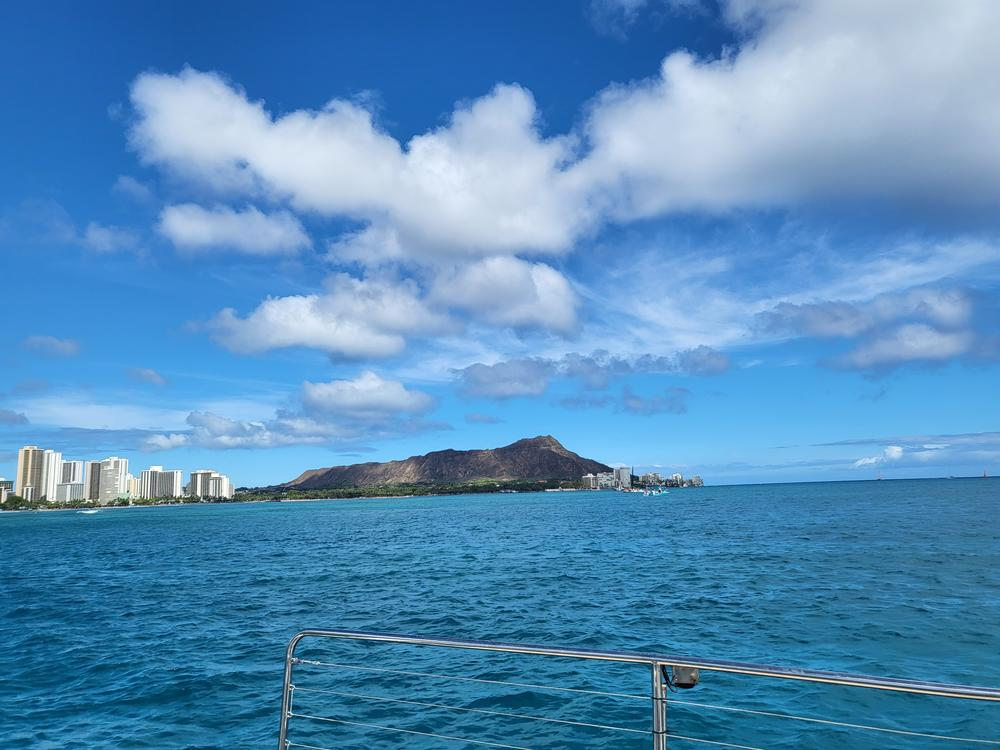
#> input picture a4/data/diamond_head1.jpg, 1000 x 750 px; its folder holds only this picture in this run
$ python q2.py
#> lines starting #> are read from the running program, lines starting #| are printed output that depends on the picture
### a4/common.py
import cv2
import numpy as np


def read_img(path):
    """Read image."""
    image = cv2.imread(path, cv2.COLOR_BGR2RGB)
    return image


def save_img(img, path):
    """Save image."""
    cv2.imwrite(path, img)


# [16 lines left out: function get_match_points, not called in this run]


def kps_to_matrix(kps):
    '''
    Converts cv2 container of keypoint locations into numpy array

    Input -
        kps: opencv container of keypoints location

    Output -
        K: A numpy keypoint matrix of shape (N,4)
    '''
    K = np.zeros((len(kps),4))
    for i in range(len(kps)):
        K[i,:2] = kps[i].pt
        K[i,2] = kps[i].angle
        K[i,3] = kps[i].octave
    return K


_bits = []
for i in range(256):
    bs = bin(i)[2:].rjust(8,'0')
    _bits.append(np.array([float(v) for v in bs]))


def expand_binarize(desc):
    '''
    Explicitly expand packed binary keypoint descriptors like AKAZE and ORB.
    You do not need to modify or worry about this.

    AKAZE and ORB return a descriptor that is binary. Usually one compares
    descriptors using the hamming distance (# of bits that differ). This is
    usually fast since one can do this with binary operators. On Intel
    processors, there's an instruction for this: popcnt/population count.

    On the other hand, this prevents you from actually implementing all the
    steps of the pipeline and requires you writing a hamming distance. So
    instead, we explicitly expand the feature from F packed binary uint8s to
    (8F) explicit  binary 0 or 1 descriptors. The square of the L2 distance of
    these descriptors is the hamming distance.

    Converts a matrix where each row is a vector containing F uint8s into their
    explicit binary form.

    Input -
        desc: matrix of size (N,F) containing N 8F dimensional binary
        descriptors packed into N, F dimensional uint8s

    Output -
        binary_desc: matrix of size (N,8F) containing only 0s or 1s that
        expands this to be explicit
    '''
    N, F = desc.shape
    binary_desc = np.zeros((N,F*8))
    for i in range(N):
        for j in range(F):
            binary_desc[i,(j*8):((j+1)*8)] = _bits[desc[i,j]]
    return binary_desc


def get_AKAZE(I):
    '''
    Extracts AKAZE keypoints and descriptors from an image

    Input -
        img: Input image of shape (H,W,3)

    Output -
        kps: (K,4) matrix where each row is [x,y,angle,octave]
        desc: (K,1024) matrix of AKAZE descriptors expanded to be comparable
        using squared L2 distance
    '''
    akaze = cv2.AKAZE_create()
    kps, D = akaze.detectAndCompute(I, None)
    return kps_to_matrix(kps), expand_binarize(D).astype(np.float32)

### a4/q2.py
import cv2
import os
import numpy as np
from common import save_img, read_img, get_match_points, get_AKAZE
from q1 import transform_homography, fit_homography, RANSAC_fit_homography


# [295 lines left out: functions compute_distance, find_matches, draw_matches, get_output_space, warp_images, overlap_images and 2 more, not called in this run]


if __name__ == "__main__":
    os.makedirs('q2_result', exist_ok=True)

    ### YOUR CODE HERE  (do not modify this line)
    match_ratio = 0.83
    ransac_size = 7
    ransac_threshold = 0.25
    ### END YOUR CODE   (do not modify this line)

    filename = 'diamond_head'
    img1 = read_img(f'data/{filename}1.jpg')
#> in read_img, image is the input picture: shape (750, 1000, 3); mean B, G, R 188.3, 142.6, 86.1
    img2 = read_img(f'data/{filename}2.jpg')

    # Get matches
    kp1, desc1 = get_AKAZE(img1)
#> in get_AKAZE, `kps, D = akaze.detectAndCompute(I, None)`: kps = 569 keypoints; strongest (x, y, size): (226, 492, 8.1), (177, 491, 8.1), (225, 493, 5.7), (177, 492, 5.7)
#> in kps_to_matrix, `K = np.zeros((len(kps),4))`: K = 569 rows, first 6: [0, 0, 0, 0], [0, 0, 0, 0], [0, 0, 0, 0], [0, 0, 0, 0], [0, 0, 0, 0], [0, 0, 0, 0]
#> after the loop in kps_to_matrix, `for i in range(len(kps)):`: K = 569 rows, first 6: [548.8, 437.2, 288.4, 0], [456, 447.9, 275.7, 0], [553, 448.2, 299.6, 0], [30.19, 448.6, 200.1, 0], [496.3, 449.9, 253.4, 0], [34.31, 452.2, 200, 0]
#> in expand_binarize, `N, F = desc.shape`: N = 569; F = 61
#> after the loop in expand_binarize, `for i in range(N):`:
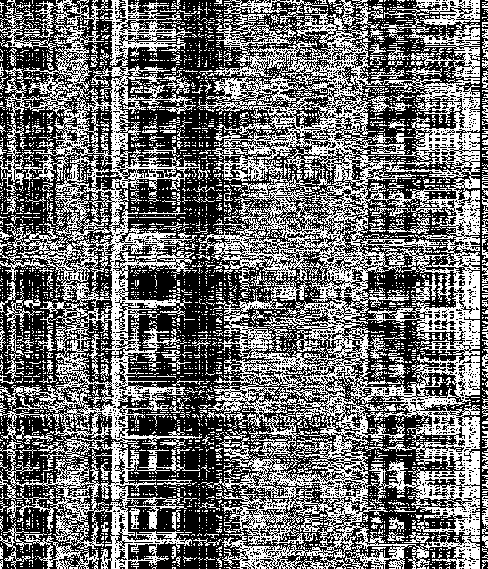
#> binary_desc: shape (569, 488) float64; values 0 (black) and 1 (white), 43% white in thin lines or dots
#> kp1 has the same summary as K in kps_to_matrix
#> (the run stopped early here; a loop or call above may not have finished)
